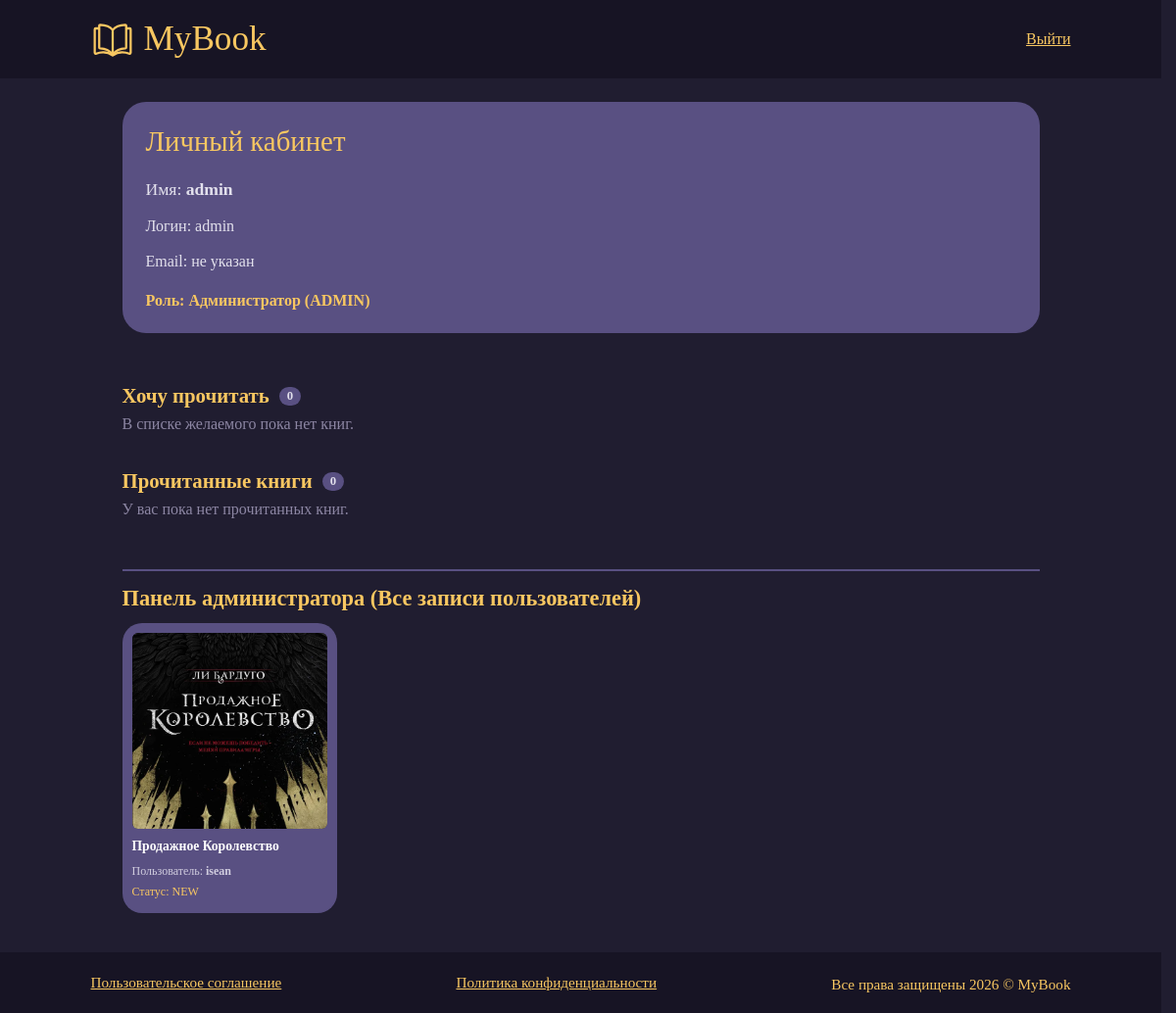
Screenshot of /profile/ (signed in) with the database file from the repository.
### catalog/models.py (models this page shows, shortened)
class UserBookItem(models.Model):
    STATUS_CHOICES = [
        ('WISH', 'Хочу прочитать'),
        ('READ', 'Прочитано'),
    ]
    user = models.ForeignKey(User, on_delete=models.CASCADE, verbose_name="Пользователь")
    book = models.ForeignKey(Book, on_delete=models.CASCADE, verbose_name="Книга")
    status = models.CharField(max_length=10, choices=STATUS_CHOICES, default='WISH', verbose_name="Статус")
    created_at = models.DateTimeField(auto_now_add=True)

class Book(models.Model):
    title = models.CharField(max_length=200, verbose_name="Название книги")
    author = models.CharField(max_length=200, verbose_name="Автор")
    category = models.ForeignKey(Category, on_delete=models.CASCADE, verbose_name="Категория")
    rating = models.DecimalField(max_digits=3, decimal_places=1, default=4.5, verbose_name="Рейтинг")
    cover = models.CharField(max_length=255, verbose_name="Путь к обложке")
    description = models.TextField(blank=True, verbose_name="Описание")

### catalog/views.py (the view)
# urls.py: path('profile/', views.profile_view, name='profile'),
@login_required(login_url='sign_in')
def profile_view(request):
    wish_list = UserBookItem.objects.filter(user=request.user, status='WISH')
    read_list = UserBookItem.objects.filter(user=request.user, status='READ')
    is_admin = request.user.is_staff
    all_items = UserBookItem.objects.all() if is_admin else None
    return render(request, 'profile.html', {
        'wish_list': wish_list,
        'read_list': read_list,
        'all_items': all_items,
        'is_admin': is_admin
    })

### templates/profile.html (shortened to what this page needs)
{% load static %}
<!DOCTYPE html>
<html lang="ru">
<head>
    <link rel="stylesheet" href="{% static 'styles/catalog-styles.css' %}">
</head>
<body>
    <header>
        <div class="header-content">
            <a href="{% url 'index' %}" class="logo">
                <img src="{% static 'assets/images/logo.svg' %}" alt="Логотип">
                <h1>MyBook</h1>
            </a>
            <form action="{% url 'logout' %}" method="POST" style="margin: 0;">
                <button type="submit" style="background: none; border: none; color: #F8C761; font-family: inherit; font-size: 1rem; cursor: pointer; text-decoration: underline;">
                    Выйти
                </button>
            </form>
        </div>
    </header>
    <main>
        <section class="search-section" style="background-color: #595082; padding: 24px; border-radius: 24px; margin-bottom: 15px;">
            <h2 style="margin-bottom: 10px;">Личный кабинет</h2>
            <p style="color: #E2E0EC; font-size: 1.1rem; margin-bottom: 6px;">Имя: <strong>{{ user.first_name|default:user.username }}</strong></p>
            <p style="color: #E2E0EC; font-size: 1rem; margin-bottom: 6px;">Логин: {{ user.username }}</p>
            <p style="color: #E2E0EC; font-size: 1rem;">Email: {{ user.email|default:"не указан" }}</p>
            {% if is_admin %}
                <p style="color: #F8C761; margin-top: 10px; font-weight: bold;">Роль: Администратор (ADMIN)</p>
            {% else %}
                <p style="color: #D1CDDF; margin-top: 10px;">Роль: Пользователь (USER)</p>
            {% endif %}
        </section>
        <section class="catalog-section">
            <h2 class="section-title">
                Хочу прочитать
                <span class="badge-count">{{ wish_list|length }}</span>
            </h2>
            {% if wish_list %}
                <div class="catalog-grid">
                    {% for item in wish_list %}
                    <div class="book-card profile-card">
                        <div>
                            <img src="{% static item.book.cover %}" alt="{{ item.book.title }}" class="book-cover">
                            <div class="book-info">
                                <p class="book-title">{{ item.book.title }}</p>
                                <p class="book-author">{{ item.book.author }}</p>
                            </div>
                        </div>
                        <div class="profile-card-actions">
                            <a href="{% url 'update_item_status' item.id %}" class="btn-action btn-move">
                                Отметить как прочитано
                            </a>
                            <a href="{% url 'delete_item' item.id %}" class="btn-action btn-delete">
                                Удалить
                            </a>
                        </div>
                    </div>
                    {% endfor %}
                </div>
            {% else %}
                <p style="color: #8C86A3; font-size: 1rem;">В списке желаемого пока нет книг.</p>
            {% endif %}
        </section>
        <section class="catalog-section">
            <h2 class="section-title">
                Прочитанные книги
                <span class="badge-count">{{ read_list|length }}</span>
            </h2>
            {% if read_list %}
                <div class="catalog-grid">
                    {% for item in read_list %}
                    <div class="book-card profile-card">
                        <div>
                            <img src="{% static item.book.cover %}" alt="{{ item.book.title }}" class="book-cover">
                            <div class="book-info">
                                <p class="book-title">{{ item.book.title }}</p>
                                <p class="book-author">{{ item.book.author }}</p>
                            </div>
                        </div>
                        <div class="profile-card-actions">
                            <a href="{% url 'update_item_status' item.id %}" class="btn-action btn-move" style="background-color: #595082; color: #E2E0EC;">
                                Вернуть в желаемое
                            </a>
                            <a href="{% url 'delete_item' item.id %}" class="btn-action btn-delete">
                                Удалить
                            </a>
                        </div>
                    </div>
                    {% endfor %}
                </div>
            {% else %}
                <p style="color: #8C86A3; font-size: 1rem;">У вас пока нет прочитанных книг.</p>
            {% endif %}
        </section>
        {% if is_admin %}
        <section class="catalog-section" style="margin-top: 20px !important; border-top: 2px solid #595082; padding-top: 15px !important;">
            <h2 style="color: #F8C761; font-size: 1.4rem; margin-bottom: 12px;">Панель администратора (Все записи пользователей)</h2>
            {% if all_items %}
                <div class="catalog-grid">
                    {% for item in all_items %}
                    <div class="book-card profile-card">
                        <img src="{% static item.book.cover %}" alt="{{ item.book.title }}" class="book-cover">
                        <div class="book-info">
                            <p class="book-title">{{ item.book.title }}</p>
                            <p style="font-size: 0.75rem; color: #D1CDDF; margin-top: 4px;">Пользователь: <strong>{{ item.user.username }}</strong></p>
                            <p style="font-size: 0.75rem; color: #F8C761; margin-top: 2px;">Статус: {{ item.get_status_display }}</p>
                        </div>
                    </div>
                    {% endfor %}
                </div>
            {% else %}
                <p style="color: #8C86A3; font-size: 1rem;">В системе пока нет книг от пользователей.</p>
            {% endif %}
        </section>
        {% endif %}
    </main>
    <footer>
        <div class="footer-content">
            <a href="#">Пользовательское соглашение</a>
            <a href="#">Политика конфиденциальности</a>
            <p>Все права защищены 2026 © MyBook</p>
        </div>
    </footer>
</body>
</html>

### static/styles/catalog-styles.css (style rules this page uses)
* { box-sizing: border-box; margin: 0; padding: 0; }
html { scrollbar-gutter: stable; }
.catalog-section { width: 100%; min-height: 450px; }
body { background-color: #201D30; font-family: "Eugusto", serif, sans-serif; color: #FFFFFF; min-height: 100vh; display: flex; flex-direction: column; align-items: center; }
header { width: 100%; background-color: #171424; display: flex; justify-content: center; padding: 14px 16px; margin-bottom: 24px; }
.header-content { width: 100%; max-width: 1000px; display: flex; align-items: center; justify-content: space-between; }
.logo { display: flex; align-items: center; gap: 10px; text-decoration: none; }
.logo img { width: 36px; height: auto; }
h1 { color: #F8C761; font-size: 1.8rem; font-weight: normal; }
main { width: 100%; max-width: 1000px; padding: 0 16px; display: flex; flex-direction: column; gap: 24px; flex: 1; }
.search-section { width: 100%; display: flex; flex-direction: column; gap: 12px; }
.search-section h2 { color: #F8C761; font-weight: normal; font-size: 1.6rem; }
.catalog-section { width: 100%; }
.catalog-grid { display: grid; grid-template-columns: repeat(2, 1fr); gap: 16px; width: 100%; }
.book-card { background-color: #595082; border-radius: 20px; overflow: hidden; display: flex; flex-direction: column; height: 100%; }
.book-cover { width: 100%; aspect-ratio: 2 / 3; object-fit: cover; background-color: #2C263F; }
.book-info { padding: 10px 10px 12px; display: flex; flex-direction: column; gap: 4px; flex: 1; }
.book-title { font-size: 0.9rem; color: #FFFFFF; white-space: normal; word-break: break-word; line-height: 1.2; }
footer { width: 100%; background-color: #171424; display: flex; justify-content: center; padding: 20px 16px; margin-top: 40px; }
.footer-content { width: 100%; max-width: 1000px; display: flex; flex-direction: column; align-items: center; gap: 8px; text-align: center; }
footer a { color: #F8C761; text-decoration: underline; font-size: 0.85rem; }
footer p { color: #F8C761; font-size: 0.85rem; margin-top: 4px; }
@media (min-width: 600px) { .catalog-grid { grid-template-columns: repeat(3, 1fr); gap: 20px; } }
@media (min-width: 768px) { header { padding: 18px 32px; } }
@media (min-width: 768px) { .logo img { width: 44px; } }
@media (min-width: 768px) { h1 { font-size: 2.2rem; } }
@media (min-width: 768px) { main { gap: 32px; padding: 0 32px; } }
@media (min-width: 768px) { .search-section h2 { font-size: 1.8rem; } }
@media (min-width: 768px) { .catalog-grid { grid-template-columns: repeat(4, 1fr); } }
@media (min-width: 768px) { .book-title { font-size: 1rem; } }
@media (min-width: 768px) { .footer-content { flex-direction: row; justify-content: space-between; } }
@media (min-width: 768px) { footer a, footer p { font-size: 0.95rem; } }

### templates/profile.html (style rules this page uses)
.catalog-section { min-height: auto; }
.section-title { color: #F8C761; font-size: 1.3rem; margin-top: 5px !important; margin-bottom: 8px !important; display: flex; align-items: center; gap: 10px; }
.book-card.profile-card { padding: 10px !important; gap: 6px; display: flex; flex-direction: column; justify-content: space-between; }
.profile-card .book-cover { height: 200px !important; object-fit: cover; border-radius: 6px; }
.profile-card .book-info { padding: 4px 0 !important; }
.profile-card .book-title { font-size: 0.85rem !important; line-height: 1.15; margin-bottom: 2px; font-weight: bold; }
.badge-count { background: #595082; color: #E2E0EC; font-size: 0.8rem; padding: 2px 8px; border-radius: 10px; }

### rows the page displays
UserBookItem: book.cover (picture), book "Продажное Королевство", user.username "isean", status "NEW"

### other values shown
{{ user.first_name|default:user.username }} "admin"
{{ user.username }} "admin"
{{ user.email|default:"не указан" }} "не указан"
{{ wish_list|length }} "0"
{{ read_list|length }} "0"
